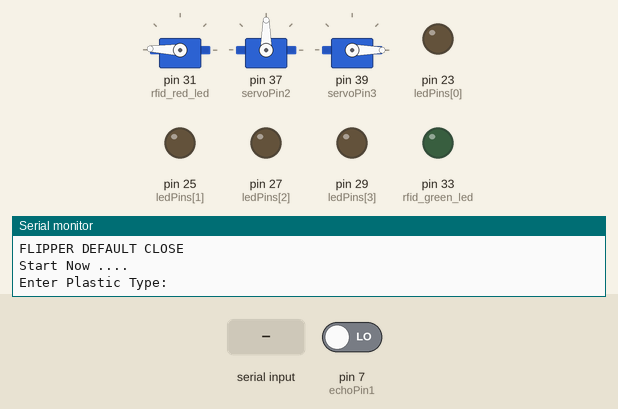
Bench run of a sketch on a simulated Arduino Mega 2560, built with avr-gcc and run on an emulated ATmega2560. Parts: 3 × servo, output pins drawn as LEDs (lit = HIGH), the last lines printed to the serial monitor. The test bench sets the inputs (shaded band); at power-on: pin 7 (echoPin1) LOW.

Above: at 10.2 s.
10.3 s: "OPEN\n" received over Serial
At 13.0 s:
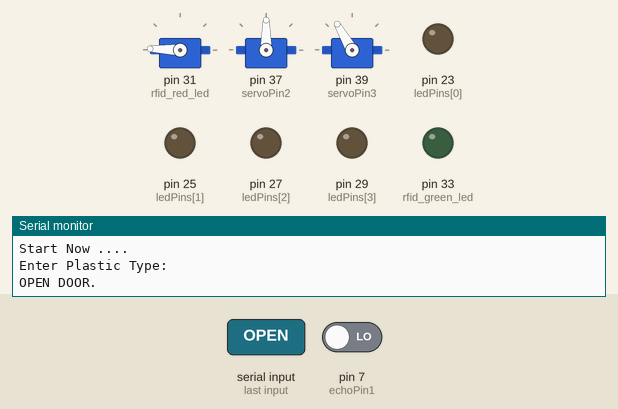
13.3 s: "PET\n" received over Serial
At 21.0 s:
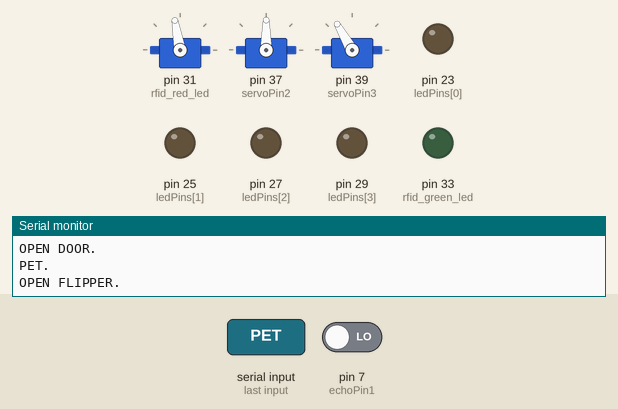
22.3 s: "HDPE\n" received over Serial
At 28.4 s:
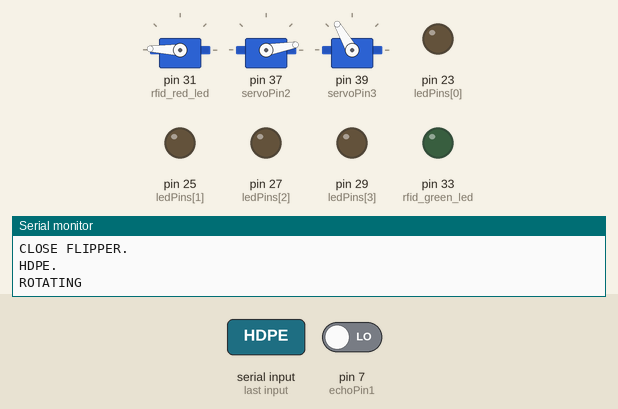
Timing chart, 0 to 38.2 s (numbered marks = the images above; inputs shaded):
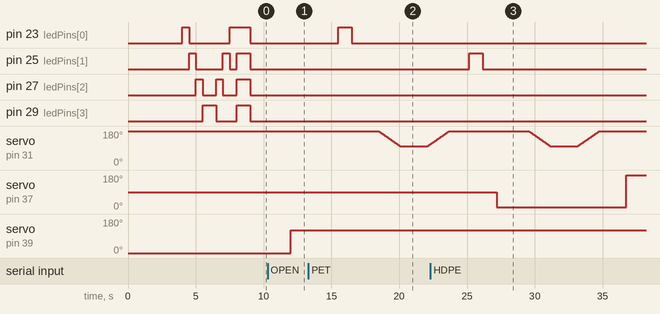

The sketch:

erviepogi_code.ino
```cpp
#include <Servo.h>

long duration, distance, PET_Bin_Sensor, HDPE_Bin_Sensor, PP_Bin_Sensor, Right_Bin_Sensor2,Middle_Bin_Sensor2;

const int ledPins[] = {23,25,27,29}; // LED Pin for plastic type
const int numLeds = 4;

#define rfid_red_led 31 //rfid grant
#define rfid_green_led 33 // rfid denied
#define trigPin1 6
#define echoPin1  7

int servoPin1 = 31; // flipper
int servoPin2 = 37; // bin
int servoPin3 = 39; //door
Servo Servo1;
Servo Servo2;
Servo Servo3;

int defaultDeg = 90; // PP

int default_flip_deg = 178;
int open_flip_deg = 100;

void setup() {
    Serial.begin(115200);
    Serial.println("Initializing ....");

//    180
//    Servo1.attach(servoPin1);
//    Servo1.write(178);
//    delay(1000);
//    Servo1.detach();

    Serial.println("FLIPPER DEFAULT CLOSE");
    Servo1.attach(servoPin1);  // attaches the servo on pin 9 to the servo object
    Servo1.write(default_flip_deg);
    delay(2000);
    Servo1.detach();

    Serial.println("Start Now ....");
    Serial.println("Enter Plastic Type: ");


    Servo2.attach(servoPin2);
    Servo2.write(defaultDeg);
    delay(2000);
    Servo2.detach();

    Servo3.attach(servoPin3);
    Servo3.write(0); //door close


    for (int i = 0; i < numLeds; i++) {
        pinMode(ledPins[i], OUTPUT);
    }

    for (int i = 0; i < numLeds; i++) {
        digitalWrite(ledPins[i], LOW);
    }

    bin_light_initializing();
    pinMode(rfid_red_led, OUTPUT);
    pinMode(rfid_green_led, OUTPUT);

    digitalWrite(rfid_red_led, LOW);
    digitalWrite(rfid_green_led, LOW);

    //Servo2.write(90);
}

void loop() {
    // Bin Detection if Full
    digitalWrite(trigPin1, LOW);
    delayMicroseconds(2);
    digitalWrite(trigPin1, HIGH);
    delayMicroseconds(10);
    digitalWrite(trigPin1, LOW);
    duration = pulseIn(echoPin1, HIGH);
    distance = duration * 0.034 / 2;
    int Bin_level_Sensor  = distance ;
    // Serial.println(Bin_level_Sensor);

    if (Bin_level_Sensor <= 10 && Bin_level_Sensor >= 5){
        Serial.println("Bin is already Full!");
        Serial.println(Bin_level_Sensor);

        for (int i = 0; i < numLeds; i++) {
            digitalWrite(ledPins[i], HIGH);
        }
        delay(500);

        for (int i = 0; i < numLeds; i++) {
            digitalWrite(ledPins[i], LOW);
        }
        delay(500);

        digitalWrite(ledPins[0,1,2,3], LOW);
        delay(500);

    } else {
        digitalWrite(ledPins[0], LOW);
        delay(500);
    }


  if(Serial.available() > 0){
    String plastic_input = Serial.readStringUntil('\n');

    if (plastic_input.equals("PET"))
    {
      Serial.println("PET.");
      digitalWrite(ledPins[0], HIGH);
      delay(1000);
      digitalWrite(ledPins[0], LOW);
      delay(1000);

      flip();
    }
    else if (plastic_input.equals("HDPE"))
    {
      Serial.println("HDPE.");

      digitalWrite(ledPins[1], HIGH);
      delay(1000);
      digitalWrite(ledPins[1], LOW);
      delay(1000);

      rotateCounter(1400);
    }
    else if (plastic_input.equals("PP"))
    {
      Serial.println("PP.");

      digitalWrite(ledPins[2], HIGH);
      delay(2000);
      digitalWrite(ledPins[2], LOW);
      delay(2000);


      PProtate(2550);
    }
    else if (plastic_input.equals("OTHER") || plastic_input.equals("OTHERS"))
    {
      Serial.println("OTHERS.");

      digitalWrite(ledPins[3], HIGH);
      delay(2000);
      digitalWrite(ledPins[3], LOW);
      delay(2000);


      rotate(1600);
    } else if (plastic_input.equals("OPEN")){
//      180
      Serial.println("OPEN DOOR.");
      Servo3.attach(servoPin3);
      Servo3.write(120); // Open
      delay(2000);
      Servo3.detach();

    } else if (plastic_input.equals("CLOSE")){
//      180
      Serial.println("CLOSE DOOR.");
      Servo3.attach(servoPin3);
      Servo3.write(0); // Open
      delay(2000);
      Servo3.detach();
    }
  }
}


void bin_light_initializing(){
    for (int i = 0; i < numLeds; i++) {
        digitalWrite(ledPins[i], HIGH);
        delay(500);
        digitalWrite(ledPins[i], LOW);
    }

    for (int i = numLeds - 1; i >= 0; i--) {
        digitalWrite(ledPins[i], HIGH);
        delay(500);
        digitalWrite(ledPins[i], LOW);
    }

    for (int i = 0; i < numLeds; i++) {
        digitalWrite(ledPins[i], HIGH);
    }

    delay(1000);

    for (int i = 0; i < numLeds; i++) {
        digitalWrite(ledPins[i], LOW);
    }
}


void rotate(int delaySec){
    Serial.println("ROTATING");
    Servo2.attach(servoPin2);
    Servo2.write(360);

    delay(delaySec); // waiting time

    Servo2.detach();
    Serial.println("WAITINGS");
    flip();
    delay(2000); // WAITINGS NA MAFALL SIYA

    Serial.println("ROTATE BACK");
    Servo2.attach(servoPin2);

    Servo2.write(10);
    delay(delaySec-250);
    Servo2.detach();
}

void rotateCounter(int delaySec){
    Serial.println("ROTATING");
    Servo2.attach(servoPin2);
    Servo2.write(10);

    delay(delaySec); // waiting time

    Servo2.detach();
    Serial.println("WAITINGS");
    flip();
    delay(2000); // WAITINGS NA MAFALL SIYA

    Serial.println("ROTATE BACK");
    Servo2.attach(servoPin2);

    Servo2.write(360);
    delay(delaySec+150);
    Servo2.detach();
}

void PProtate(int delaySec){
    Serial.println("ROTATING");
    Servo2.attach(servoPin2);
    Servo2.write(360);

    delay(delaySec); // waiting time

    Servo2.detach();
    Serial.println("WAITINGS");
    flip();
    delay(2000); // WAITINGS NA MAFALL SIYA

    Serial.println("ROTATE BACK");
    Servo2.attach(servoPin2);

    Servo2.write(10);
    delay(delaySec-300);
    Servo2.detach();
}

void flip(){
    delay(1000);
//    180
    Serial.println("OPEN FLIPPER.");
//    Servo1.attach(servoPin1);
//    Servo1.write(78);
//    delay(2000);
    Servo1.attach(servoPin1);
    for (int pos = default_flip_deg; pos >= open_flip_deg; pos -= 1) { // goes from 180 degrees to 0 degrees
      Servo1.write(pos);              // tell servo to go to position in variable 'pos'
      delay(20);                       // waits 15ms for the servo to reach the position
    }
    Servo1.detach();

    delay(2000);

    Serial.println("CLOSE FLIPPER.");
//    Servo1.attach(servoPin1);
//    Servo1.write(178);
//    delay(2000);
//    Servo1.detach();
    Servo1.attach(servoPin1);
    for (int pos = open_flip_deg; pos <= default_flip_deg; pos += 1) { // goes from 180 degrees to 0 degrees
      Servo1.write(pos);              // tell servo to go to position in variable 'pos'
      delay(20);                       // waits 15ms for the servo to reach the position
    }
    Servo1.detach();

//  360
//    Serial.println("OPEN FLIPPER.");
//    Servo1.write(0);
//    delay(350);
//
//    Servo1.write(90);
//    delay(2000);
//
//    Serial.println("CLOSE FLIPPER.");
//    Servo1.write(360);
//    delay(350);
//
//    Servo1.write(90);
}
```

Measured:
- after the input at 10.3 s, servo on pin 39 (servoPin3): 0° → 120° after 1.7 s
- after the input at 13.3 s, pin 23 (ledPins[0]): LOW → HIGH after 2.2 s, → LOW 1.0 s later
- after the input at 22.3 s, pin 25 (ledPins[1]): LOW → HIGH after 2.9 s, → LOW 1.0 s later; servo on pin 37 (servoPin2): 90° → 10° after 4.9 s, → 180° 9.6 s later
